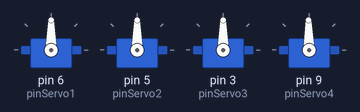
A sketch run on a simulated Arduino Uno, built with avr-gcc and run on an emulated ATmega328P. On the bench: 4 × servo.

Above: at 0.05 s.
At 0.95 s:
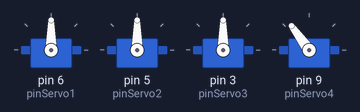
At 1.65 s:
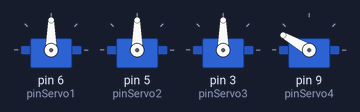
At 3.3 s:
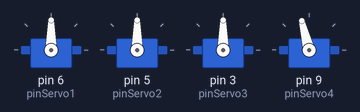
Timing chart, 0 to 8.5 s (numbered marks = the images above):
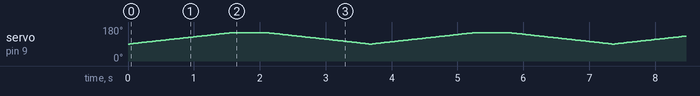

The sketch:

garra_robotica.ino
```cpp
#include <VarSpeedServo.h>

VarSpeedServo garra;//servo1;
VarSpeedServo base;//servo2;
VarSpeedServo lado1;//servo3;
VarSpeedServo lado2;//servo4;


#define pinServo1  6
#define pinServo2  5
#define pinServo3  3
#define pinServo4  9

/* variavel usada no projeto de forma geral */
int i = 0;// Varaiavel para incrementar  de 1 em 1.


void setup() {


portas_servos();
posicao_inicial_servos();


}

void loop() {

 sequencia_movimentos();

}

void portas_servos(){

  garra.attach(pinServo1);
  base.attach(pinServo2);
  lado1.attach(pinServo3);
  lado2.attach(pinServo4);
  }

void posicao_inicial_servos(){


  //garra.write(38); //
  //base.write(90); // Posicao inicial
  //lado1.write(60); //
  lado2.write(180); //posicao inicial

//base.write(0);
  }

/* Aguarda um tempo para a excucao*/
void temporizador(){
   int tempo = 500;
   delay(tempo);

  }
/*Velocidade do movimento*/
  void velocidade_movimento(){
    int Vspeed = 26; // Velocidade de movimento
    delay(Vspeed);
    }

  void sequencia_movimentos(){

    avanca();
    temporizador();
    recolhe();


    }
 void base_direita() // A base precisa se mover lentamente
{
  for(i = 93; i <= 180; i += 1)
  {
    if(i>180)
    {
      i=180;
      break;
    }
    base.write(i);
    velocidade_movimento();
  }
}

void base_esquerda() // A base precisa se mover lentamente
{
  for(i=93; i >= 0; i -= 1) // Indo de 93  a 0
  {
    if(i>93)
    {
      i=93;
      break;
    }

    base.write(i); // servo indo para a posicao "i"
    velocidade_movimento();
  }
}

void recolhe() // Movimenta o lado 2, precisa se mover lentamente
{
    for(i = 150; i >= 90; i -= 1) // Indo de 120 a 50 graus de 1 em 1
  {
    if(i<90)
    {
      i=90;
      break;
    }
    lado2.write(i); // servo indo para a posicao "i"
    velocidade_movimento();
  }
}


void avanca() // Movimenta o lado 2, precisa se mover lentamente
{
  for(i = 90; i <= 150; i += 1) // Indo de 90 ate 150 graus de 1 em 1
  {
    if(i>150)
    {
      i=150;
      break;
    }
    lado2.write(i); // servo indo para a posicao "i"
    velocidade_movimento();
  }

}
```
